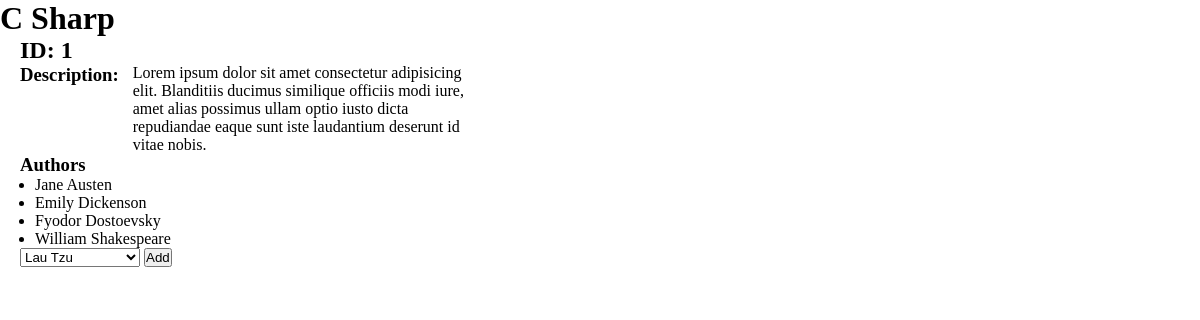
Screenshot of /books/1 with the database file from the repository.
### books_authors_app/models.py (models this page shows)
class Book(models.Model):
    title = models.CharField(max_length=255)
    desc = models.TextField()
    created_at = models.DateTimeField(auto_now_add=True)
    updated_at = models.DateTimeField(auto_now=True)

class Author(models.Model):
    first_name = models.CharField(max_length=255)
    last_name = models.CharField(max_length=255)
    notes = models.TextField()
    books = models.ManyToManyField(Book, related_name="authors")
    created_at = models.DateTimeField(auto_now_add=True)
    updated_at = models.DateTimeField(auto_now=True)

### books_authors_app/views.py (the view)
# urls.py: path('books/<int:book_id>', views.displayBook),
def displayBook(request, book_id):
    disp_book = Book.objects.get(id=book_id)
    if request.method=="POST":
        add_author = Author.objects.get(id=request.POST['add_author_sel'])
        disp_book.authors.add(add_author)
        return redirect("/books/"+str(book_id))
    context = {
        'id':book_id,
        'book_title':disp_book.title,
        'book_desc':disp_book.desc,
        'authors':disp_book.authors.all(),
        'alt_authors':Author.objects.exclude(books__id=book_id)
    }
    return render(request, 'display_book.html', context)

### books_authors_app/templates/display_book.html (shortened to what this page needs)
<!DOCTYPE html>
<html lang="en">
<head>
    {% load static %}
    <link rel="stylesheet" href="{% static 'css/styles.css' %}">
</head>
<body>
    <h1>{{book_title}}</h1>
    <div id="display_cont">
        <h2>ID: {{id}}</h2>
        <div id="info_cont">
            <h3>Description:</h3>
            <p>{{book_desc}}</p>
        </div>
        <h3>Authors</h3>
        <ul>
            {% for author in authors %}
            <li>{{author.first_name}} {{author.last_name}}</li>
            {% endfor %}
        </ul>
        <form action="/books/{{id}}" name="book_frm" method="post">
            <select name="add_author_sel">
                {% for cur_author in alt_authors %}
                <option value="{{cur_author.id}}">{{cur_author.first_name}} {{cur_author.last_name}}</option>
                {% endfor %}
            </select>
            <input type="submit" value="Add">
        </form>
    </div>
</body>
</html>

### books_authors_app/static/css/styles.css (style rules this page uses)
* { margin:0px; padding:0px; }
#display_cont { margin-left:20px; }
#display_cont ul { padding-left:15px; }
#display_cont #info_cont * { vertical-align: top; display:inline-block; }
#display_cont #info_cont p { margin-left:10px; width:350px;; }

### rows the page displays
Book: title "C Sharp", desc "Lorem ipsum dolor sit amet consectetur adipisicing elit. Blanditiis ducimus similique officiis modi iure, amet alias possimus ullam optio iusto dicta repudiandae eaque sunt iste laudantium deserunt id vitae nobis."
Author: first_name "Jane", last_name "Austen"
Author: first_name "Emily", last_name "Dickenson"
Author: first_name "Fyodor", last_name "Dostoevsky"
Author: first_name "William", last_name "Shakespeare"

### other values shown
{{ id }} "1"
form field add_author_sel "Lau Tzu"
